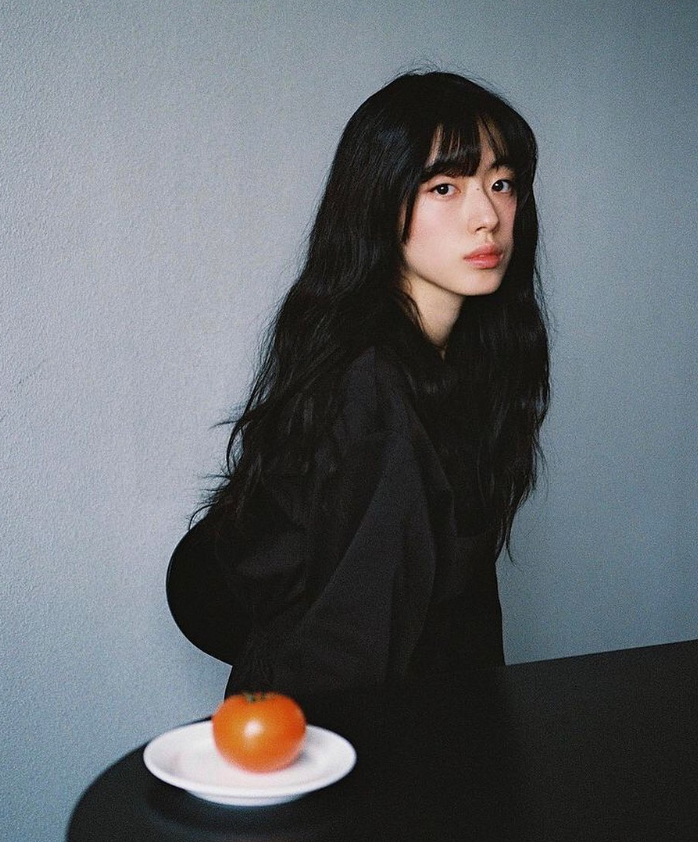
#> input picture Training/hpwink/hpwink (1).png, 698 x 842 px, found by its file name
$ python face_detect.py
#> lines starting #> are read from the running program, lines starting #| are printed output that depends on the picture; after the words box and inside, x2 and y2 are one past the last pixel; in counts of white or black regions, pixels touching at a corner belong together
import cv2 as cv

img = cv.imread("Pic/hpwink (1).png")
#> img is the input picture: shape (842, 698, 3); mean B, G, R 108.6, 103.8, 99
cv.imshow("Original", img)

gray = cv.cvtColor(img, cv.COLOR_BGR2GRAY)
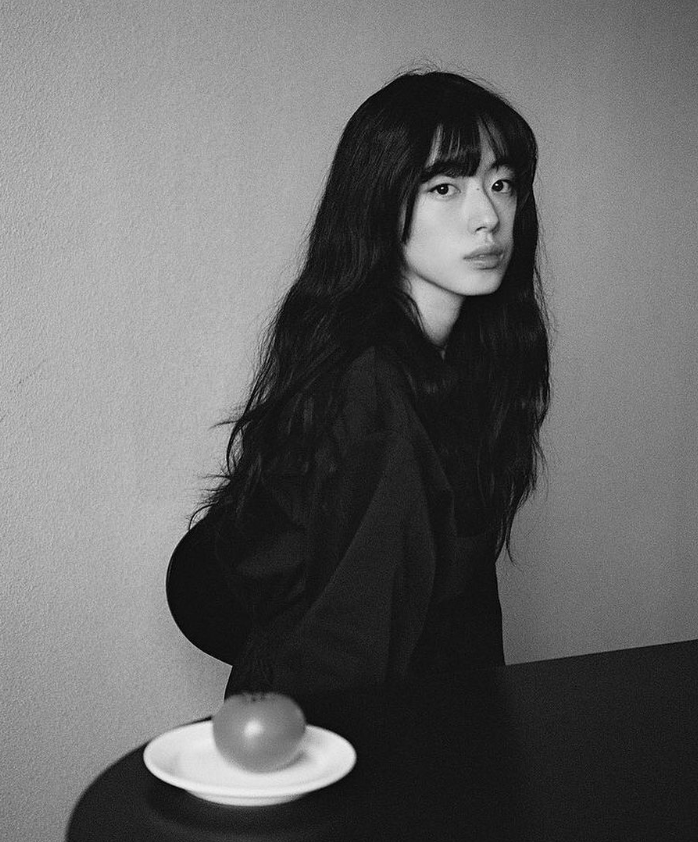
#> gray: shape (842, 698); min 0, max 247, mean 102.9
cv.imshow("Gray", gray)


haar_cascade = cv.CascadeClassifier("recognition\haar_face.xml")

faces_rect = haar_cascade.detectMultiScale(gray, scaleFactor=1.2, minNeighbors=2)
#> faces_rect = [[438, 192, 94, 94]]

print(f'Number of faces found = {len(faces_rect)}')
#| Number of faces found = 1

for (x, y, w, h) in faces_rect:
    cv.rectangle(img, (x,y), (x+w, y+h), (0, 255,0), thickness=2)
#> this loop made 1 pass
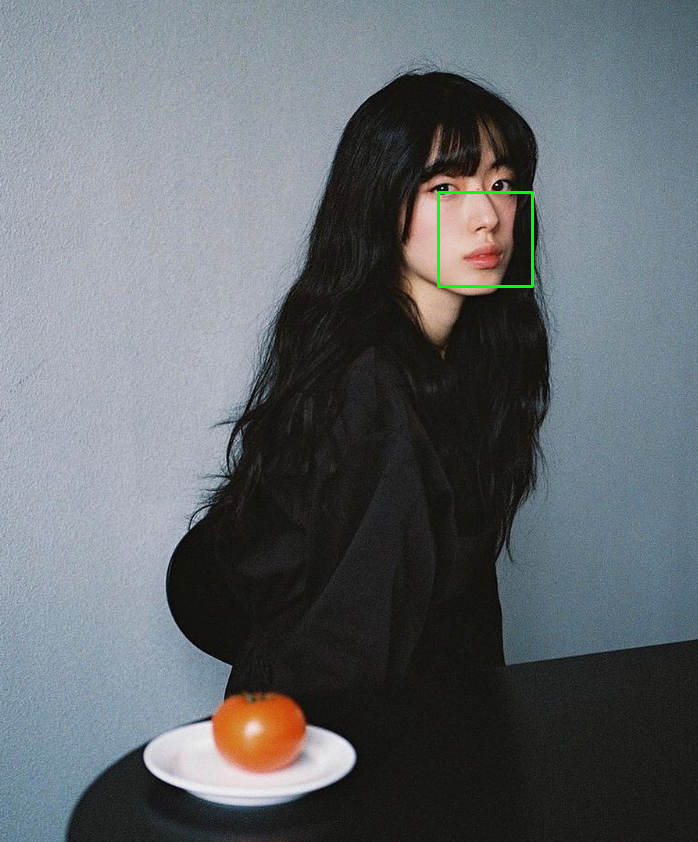
#> img: shape (842, 698, 3); 0.19% of pixels changed, all inside (x1, y1, x2, y2) = (437, 191, 534, 288)

cv.imshow("Face detect", img)
cv.waitKey(0)

$ run again, with Training/hpwink/hpwink (10).png copied over Training/hpwink/hpwink (1).png
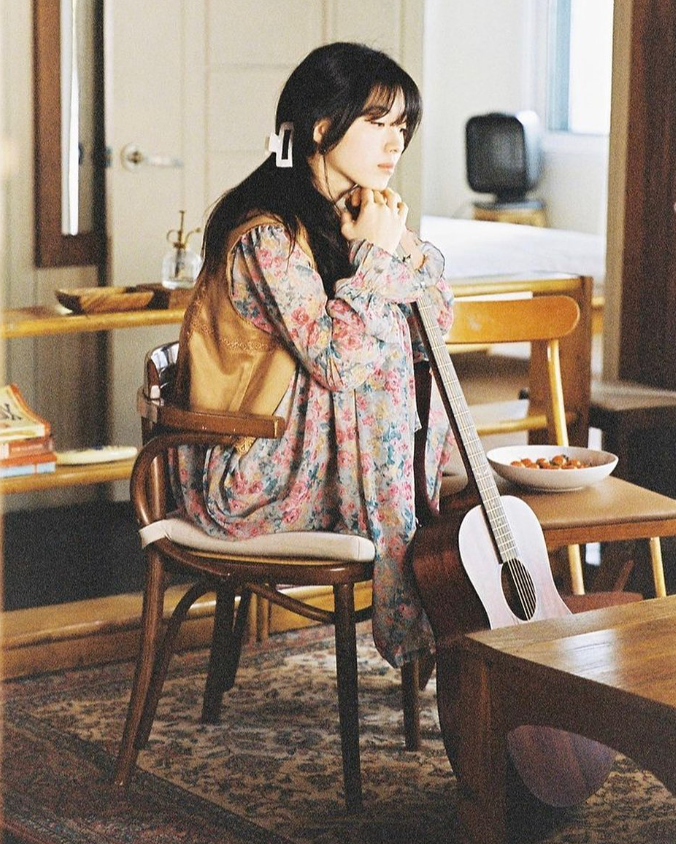
#> input picture Training/hpwink/hpwink (10).png, 676 x 844 px, found by its file name
#> img is the input picture: shape (844, 676, 3); mean B, G, R 108.1, 123.5, 140.9
#> `gray = cv.cvtColor(img, cv.COLOR_BGR2GRAY)`:
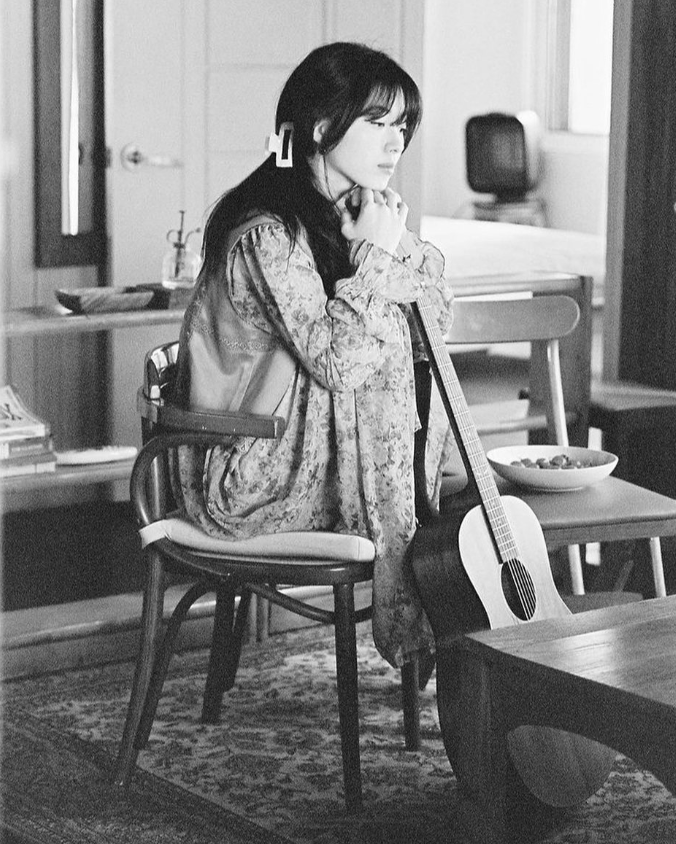
#> gray: shape (844, 676); min 2, max 255, mean 126.9
#> faces_rect = ()
#| Number of faces found = 0

$ run again, with Training/hpwink/hpwink (11).png copied over Training/hpwink/hpwink (1).png
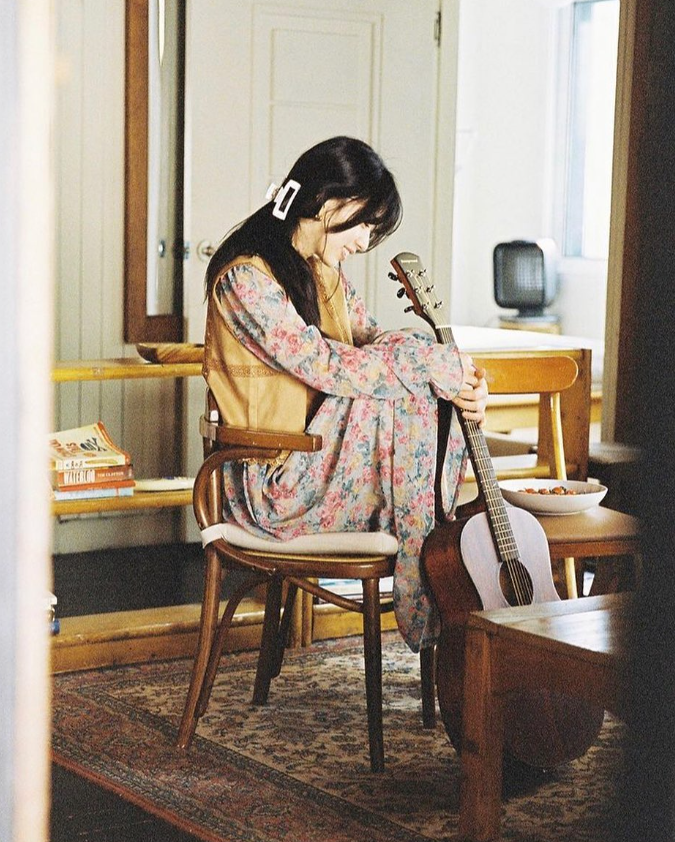
#> input picture Training/hpwink/hpwink (11).png, 675 x 842 px, found by its file name
#> img is the input picture: shape (842, 675, 3); mean B, G, R 123.2, 138.4, 152.9
#> `gray = cv.cvtColor(img, cv.COLOR_BGR2GRAY)`:
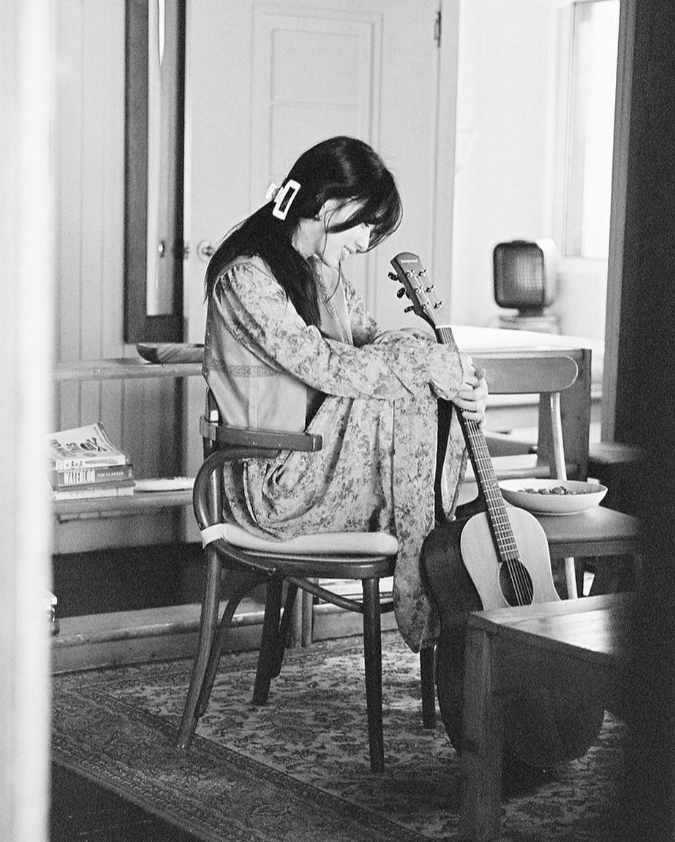
#> gray: shape (842, 675); min 1, max 255, mean 141
#> faces_rect = ()
#| Number of faces found = 0

$ run again, with Training/hpwink/hpwink (12).png copied over Training/hpwink/hpwink (1).png
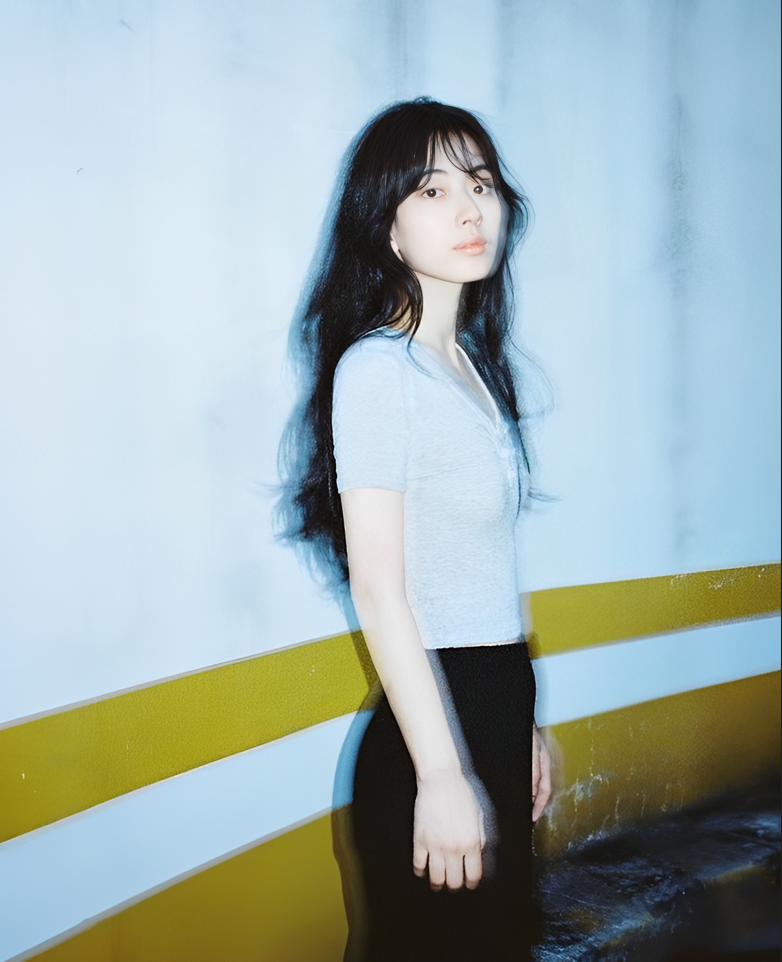
#> input picture Training/hpwink/hpwink (12).png, 782 x 962 px, found by its file name
#> img is the input picture: shape (962, 782, 3); mean B, G, R 175.5, 176.1, 160.1
#> `gray = cv.cvtColor(img, cv.COLOR_BGR2GRAY)`:
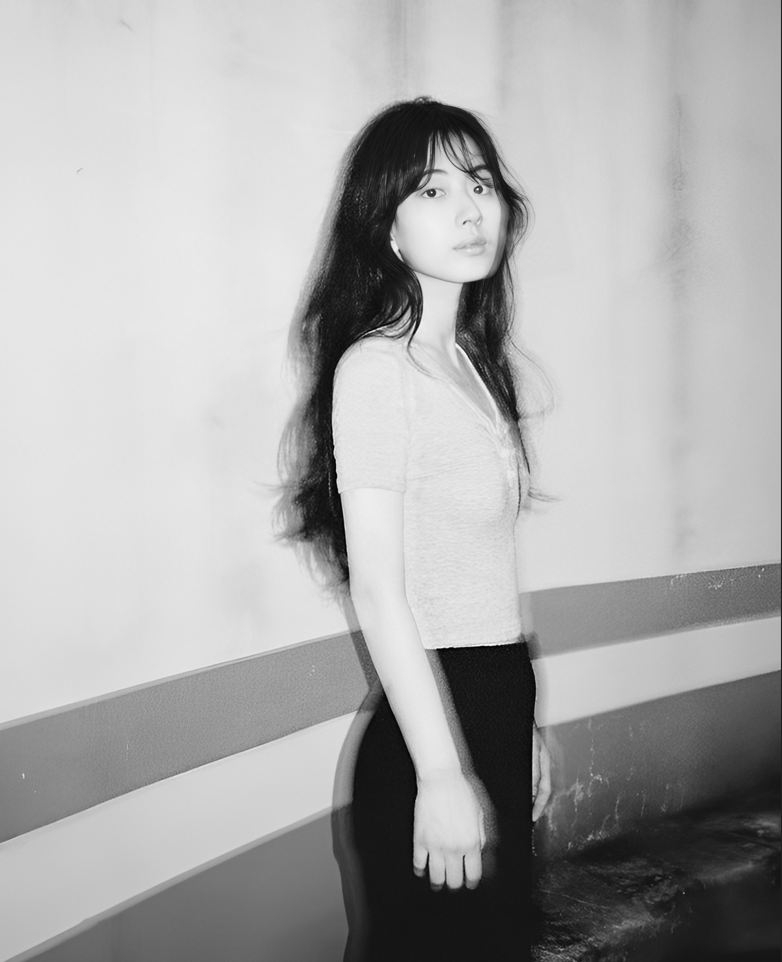
#> gray: shape (962, 782); min 0, max 255, mean 171.2
#> faces_rect = [[395, 144, 130, 130]]
#| Number of faces found = 1
#> the loop `for (x, y, w, h) in faces_rect:` made 1 pass
#> after the loop `for (x, y, w, h) in faces_rect:`:
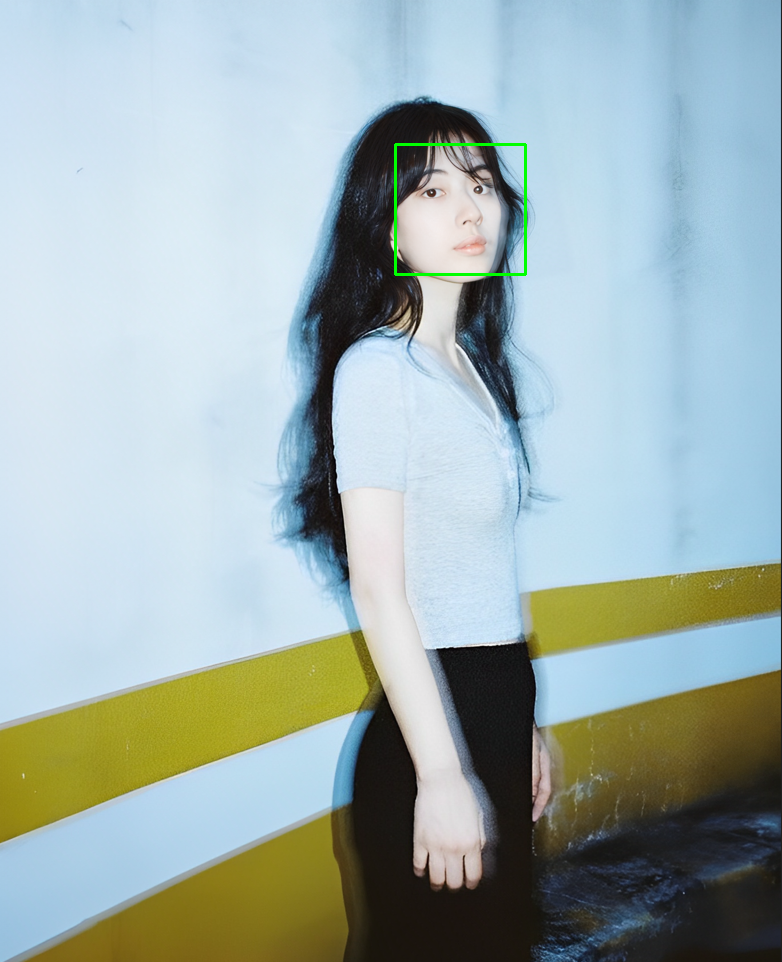
#> img: shape (962, 782, 3); 0.21% of pixels changed, all inside (x1, y1, x2, y2) = (394, 143, 527, 276)
